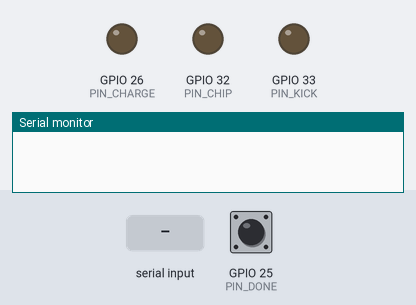
Recording of a program running on a simulated ESP32. Parts: output pins drawn as LEDs (lit = HIGH), the last lines printed to the serial monitor. The inputs (shaded band) are chosen by the test bench; at power-on: GPIO 25 (PIN_DONE) HIGH.

Above: at 1.2 s.
1.3 s: "charge\n" received over Serial
At 2.5 s:
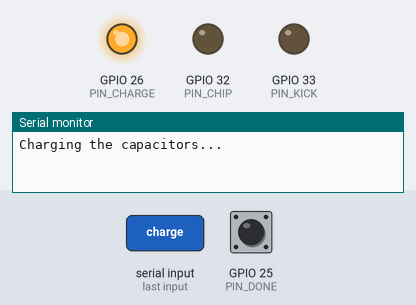
2.8 s: GPIO 25 (PIN_DONE) pulled LOW for 0.15 s
At 3.7 s:
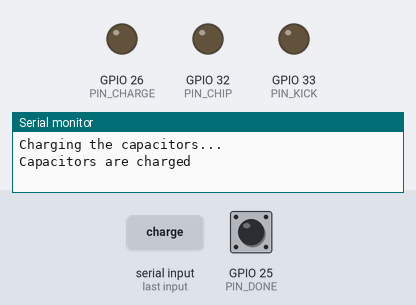
4.4 s: "kick\n" received over Serial
5.9 s: "200\n" received over Serial
Timing chart, 0 to 8.9 s (numbered marks = the images above; inputs shaded):
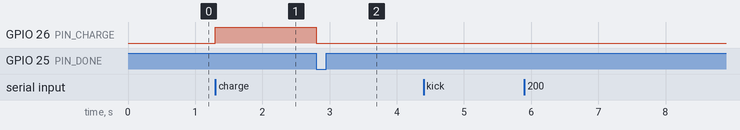

The program:

main.cpp
```cpp
#include <Arduino.h>

// pin assignments
const int PIN_CHARGE = 26; // CHARGE
const int PIN_DONE = 25; // DONE
const int PIN_CHIP = 32; // CHIP
const int PIN_KICK = 33; // KICK

const int MAX_PULSE_WIDTH = 10000; // Max Kick and Chip Pulse in [us]
const int BAUD_RATE = 115200;
const unsigned long TIMEOUT = 5000;
const int KICK_CHIP_DELAY = 5000;

enum Mode { KICK, CHIP };
volatile Mode current_mode;

void IRAM_ATTR capsCharged();
void IRAM_ATTR stopPulse();
void sendPulse(const int pulse_length, const String& action);
void chargeCaps();
volatile bool caps_charged = false;
volatile bool charging = false;
volatile bool finished_charing = false;
hw_timer_t *timer = NULL;
unsigned long t0;

void setup() {

  pinMode(PIN_CHARGE, OUTPUT);
  pinMode(PIN_DONE, INPUT_PULLUP);
  pinMode(PIN_CHIP, OUTPUT);
  pinMode(PIN_KICK, OUTPUT);

 // attachInterrupt(PIN_DONE, capsCharged , RISING);
  digitalWrite(PIN_KICK, LOW);
  digitalWrite(PIN_CHIP, LOW);
  digitalWrite(PIN_CHARGE, LOW);
  Serial.begin(BAUD_RATE);

  // Set timer frequency to 1MHz and attach to stop pulse
  // Assuming clock speed is 80MHz
  timer = timerBegin(0, 80, true);
  timerAttachInterrupt(timer, &stopPulse, true);
}

void loop() {

  while (Serial.available()){
    String input = Serial.readStringUntil('\n');
    input.trim();
    if (input.equalsIgnoreCase("charge")){
      Serial.println("Charging the capacitors...");
      t0 = millis();
      chargeCaps();
      charging = true;
    } else if (input.equalsIgnoreCase("kick") || input.equalsIgnoreCase("chip")){
      if (caps_charged){
        int pulse_width = MAX_PULSE_WIDTH + 1;
        String pulse = "";
        Serial.println("Enter your pulse length");
        while (pulse_width > MAX_PULSE_WIDTH || pulse_width < 1) {
          pulse = Serial.readStringUntil('\n');
          pulse.trim();
          pulse_width = pulse.toInt();
        }
        Serial.printf("Sending Pulse of length %d us in %d seconds\n", pulse_width, KICK_CHIP_DELAY/1000);
        delay(KICK_CHIP_DELAY);
        caps_charged = false;
        sendPulse(pulse_width, input);
      } else {
        Serial.println("You need to charge the capacitors first or let them finish charging");
      }
    } else {
      Serial.println("INVALID INPUT");
    }
  }
  if (finished_charing) {
    finished_charing = false;
    Serial.println("Capacitors are charged");
  }
  if (millis() - t0 > TIMEOUT && charging) {
    digitalWrite(PIN_CHARGE, LOW);
    Serial.println("Charging timed out...");
    charging = false;
  }
}

void chargeCaps() {
  digitalWrite(PIN_CHARGE,HIGH);
  // TODO: the referenced code uses when the done pin is low (falling edge). Check the datasheet for this chip
  attachInterrupt(PIN_DONE, capsCharged, FALLING);
}

void IRAM_ATTR capsCharged() {
  digitalWrite(PIN_CHARGE, LOW);
  caps_charged = true;
  charging = false;
  finished_charing = true;
  // Detach to prevent boucing of signal affecting state
  detachInterrupt(PIN_DONE);
}

void IRAM_ATTR stopPulse() {
  if (current_mode == KICK) {
    digitalWrite(PIN_KICK, LOW);
  }
  else if (current_mode == CHIP) {
    digitalWrite(PIN_CHIP, LOW);
  }
}


void sendPulse(const int pulse_length, const String& action) {
  timerWrite(timer, 0);
  timerAlarmWrite(timer, pulse_length, false);

  if (action.equalsIgnoreCase("Chip")){
    digitalWrite(PIN_CHIP, HIGH);
    current_mode = CHIP;

  } else if (action.equalsIgnoreCase("kick")){
    digitalWrite(PIN_KICK, HIGH);
    current_mode = KICK;
  }
  // Start the timer to last for the pulse length starting at 0. Do not repeat.
  timerAlarmEnable(timer);
}
```

Measured:
- after the input at 1.3 s, GPIO 26 (PIN_CHARGE): LOW → HIGH at once
- after the input at 2.8 s, GPIO 26 (PIN_CHARGE): HIGH → LOW at once
